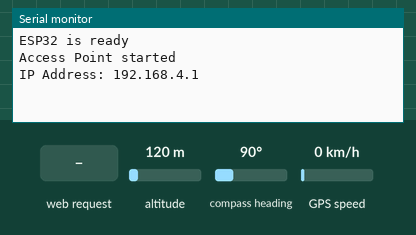
This sketch was run on a simulated ESP32. Parts: the last lines printed to the serial monitor. The inputs (shaded band) are chosen by the test bench; at power-on: altitude 120 m, compass heading 90°, GPS speed 0 km/h. The GPS gets a fix after 3 s at 37.7749, -122.4194 with 8 satellites.

Above: at 1.2 s.
1.3 s: HTTP request GET /send?message=1 received
At 1.7 s:
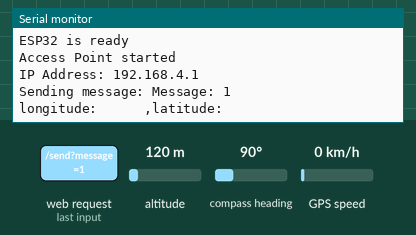
2.8 s: HTTP request GET /send?message=0 received
At 4.0 s:
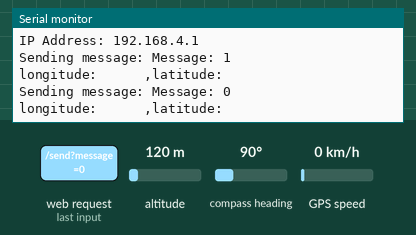
4.3 s: HTTP request GET /send?message=120 received
At 5.1 s:
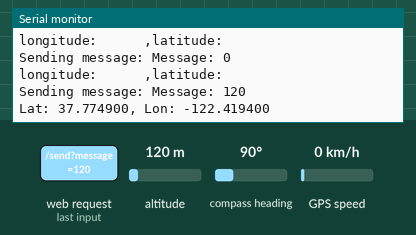

Measured:
- after the input at 1.3 s, the serial monitor: prints a new line at once (image 1)
- after the input at 2.8 s, the serial monitor: prints a new line at once (image 2)
- after the input at 4.3 s, the serial monitor: prints a new line at once (image 3)

The sketch:

sending_code_with_gps_AP_captive_portal.ino
```cpp
// this code is to send both message and gps location together to lora and to open air


#include <WiFi.h>
#include <ESPAsyncWebServer.h>
#include <TinyGPS++.h>
#include <SoftwareSerial.h>

#define RXPin 16  // connect RX of the gps to 16 and connect TX pin of gps to pin 17
#define TXPin 17
#define GPSBaud 9600

TinyGPSPlus gps;
SoftwareSerial ss(RXPin, TXPin);

const char* ap_ssid = "LoRa_ESP32_transmitter";
const char* ap_password = "11111111";

AsyncWebServer server(80);

void setup() {
  Serial.begin(9600);
  ss.begin(GPSBaud);

  Serial.println("ESP32 is ready");

  WiFi.softAP(ap_ssid, ap_password);
  Serial.println("Access Point started");
  IPAddress IP = WiFi.softAPIP();
  Serial.print("IP Address: ");
  Serial.println(IP);

  const char* html = R"rawliteral(
  <!DOCTYPE HTML><html>
  <head><title>LoRa Sender</title></head>
  <script>
    function sendMessage(event) {
      event.preventDefault();
      var xhr = new XMLHttpRequest();
      var url = "/send?message=" + encodeURIComponent(document.getElementById("message").value);
      xhr.open("GET", url, true);
      xhr.onreadystatechange = function () {
        if (xhr.readyState == 4 && xhr.status == 200) {
          alert(xhr.responseText);
          document.getElementById("message").value = '';
        }
      };
      xhr.send();
    }
  </script>
  </head>
  <body>
    <h1>Enter text to send via LoRa</h1>
    <form onsubmit="sendMessage(event)">
      <input type="text" id="message" name="message" required>
      <input type="submit" value="Send">
    </form>
  </body>
  </html>)rawliteral";

  // Serve HTML page
  server.on("/", HTTP_GET, [html](AsyncWebServerRequest *request){
    request->send(200, "text/html", html);
  });

  server.on("/send", HTTP_GET, [](AsyncWebServerRequest *request){
    String message;
    if (request->hasParam("message")) {
      message = request->getParam("message")->value();
      //Serial.println("Sending message: " + message);

      String gpsData = "";
      if (gps.location.isValid()) {
        gpsData = "Lat: " + String(gps.location.lat(), 6) + ", Lon: " + String(gps.location.lng(), 6);
      } else {
        gpsData = "longitude:      ,latitude:   ";
      }

      String combinedMessage = "Message: " + message + "\n" + gpsData;

      Serial.println("Sending message: " + combinedMessage);


      request->send(200, "text/plain", "Message sent: " + combinedMessage);
    } else {
      request->send(200, "text/plain", "No message sent");
    }
  });

  server.onNotFound([](AsyncWebServerRequest *request) {
    request->redirect("/");
  });

  server.begin();
}

void loop() {
  while (ss.available() > 0) {
    gps.encode(ss.read());
  }
}
```
